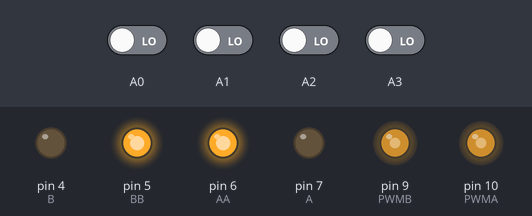
Bench run of a sketch on a simulated Arduino Uno, built with avr-gcc and run on an emulated ATmega328P. Parts: output pins drawn as LEDs (lit = HIGH). Inputs (shaded band) come from the test bench; at power-on: A0–3 LOW.

Above: at 1.2 s.
1.3 s: A0 driven HIGH
At 2.5 s:
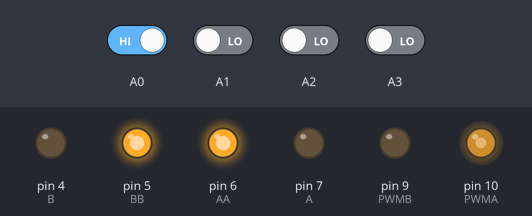
2.8 s: A1 driven HIGH
At 3.7 s:
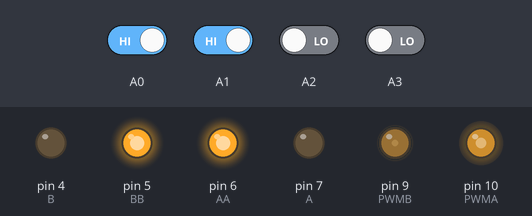
4.3 s: A3 driven HIGH
At 4.8 s:
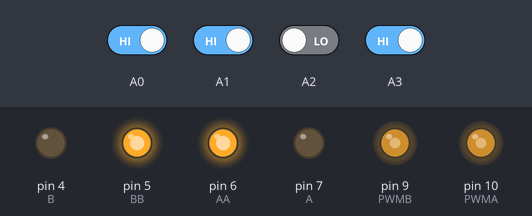
5.8 s: A3 driven LOW
At 7.0 s:
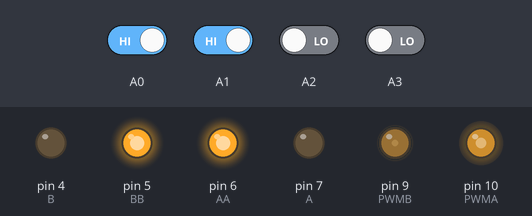
7.3 s: A1 driven LOW
At 8.3 s:
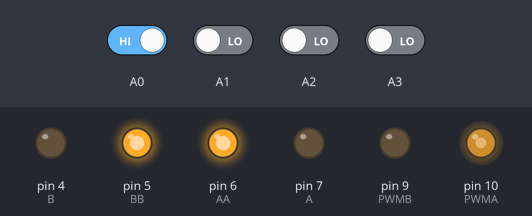
8.8 s: A0 driven LOW
At 9.5 s:
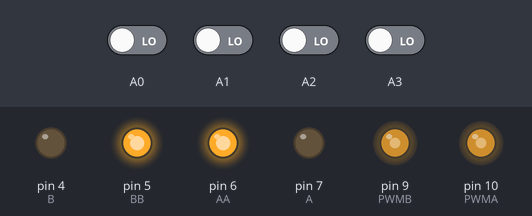
Timing chart, 0 to 11.3 s (numbered marks = the images above; inputs shaded):
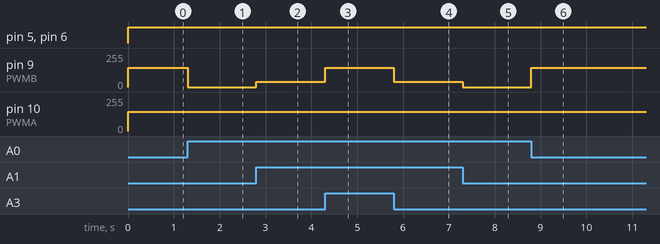

Measured:
- after the input at 1.3 s, pin 9 (PWMB): 145/255 → 0/255 at once
- after the input at 2.8 s, pin 9 (PWMB): 0/255 → 39/255 at once
- after the input at 4.3 s, pin 9 (PWMB): 39/255 → 145/255 at once
- after the input at 5.8 s, pin 9 (PWMB): 145/255 → 39/255 at once
- after the input at 7.3 s, pin 9 (PWMB): 39/255 → 0/255 at once
- after the input at 8.8 s, pin 9 (PWMB): 0/255 → 145/255 at once

The sketch:

line.ino
```cpp
#define A  7
#define AA  6
#define B  4
#define BB  5
#define PWMA  10
#define PWMB  9
//42.79 10.7 90 90
float Kp = 52.6, Ki = 0, Kd =21.4, PID_value;
short error, I = 0, P, D, pp = 0, s[4] = { 0, 0, 0, 0};
byte l = 145, r = 145;
long a, truoc = 10000;
void setup() {
    // put your setup code here, to run once:
    Serial.begin(57600);
    pinMode(A0, INPUT);
    pinMode(A1, INPUT);
    pinMode(A2, INPUT);
    pinMode(A3, INPUT);
    pinMode(A5, INPUT);

    pinMode(A, OUTPUT);
    pinMode(AA, OUTPUT);
    pinMode(B, OUTPUT);
    pinMode(BB, OUTPUT);

    pinMode(PWMA, INPUT_PULLUP);
    pinMode(PWMB, INPUT_PULLUP);

}

void read() {
    s[0] = digitalRead(A0) * 1000;
    s[1] = digitalRead(A1) * 100;
    s[2] = digitalRead(A2) * 10;
    s[3] = digitalRead(A3);
    a = truoc * 10000 + s[0] + s[1] + s[2] + s[3];
    truoc = 10000 + s[0] + s[1] + s[2] + s[3];
    switch (a) {
        case 110010001: error = 101; break;
        case 100110001: error = -101; break;
        case 100010001: error = 101; break;

        case 110010011: error = 2; break;
        case 101110011: error = -2; break;
        case 100110011: error = 2; break;

        case 100110111: error = 3; break;
        case 111110111: error = -3; break;
        case 101110111: error= 3; break;

        case 111001000: error = 4; break;
        case 100011000: error = -4; break;
        case 110001000: error = -4; break;

        case 110011001: error = 0; break;
        case 111111001: error = 0; break;
        case 100001001: error = 0; break;
        case 100000000: error =0; break;

        case 111000110: error = 1; break;
        case 100110110: error = -1; break;
        case 111101101: error = 1;break;
        case 110111101: error = -1;break;
        case 110011101: error = -1;break;

        case 110011011: error =1;break;
        case 110111011: error =1;break;
        case 101111011: error = -1;break;

        case 110011100: error = -2; break;
        case 111101100: error = 2; break;
        case 111001100: error = -2;break;

        case 111001110: error = -3; break;
        case 111111110: error = 3; break;
        case 111101110: error = -3;break;
/*
        case 110001111:
        case 111001111:
        case 111101111:
        case 111111111:{
    s[0] = digitalRead(A0) * 1000;
    s[1] = digitalRead(A1) * 100;
    s[2] = digitalRead(A2) * 10;
    s[3] = digitalRead(A3);
     a = s[0] + s[1] + s[2] + s[3];
     while (a != 1001 && a!= 1100 && a != 1000 && a !=0011 && a != 0001){
    analogWrite(PWMA, 255);
    analogWrite(PWMB, 0);
    digitalWrite(A, LOW);
    digitalWrite(AA, HIGH);
    digitalWrite(B, LOW);
    digitalWrite(BB, LOW);
    s[0] = digitalRead(A0) * 1000;
    s[1] = digitalRead(A1) * 100;
    s[2] = digitalRead(A2) * 10;
    s[3] = digitalRead(A3);
     a = s[0] + s[1] + s[2] + s[3];
          }
    analogWrite(PWMA, 0);
    analogWrite(PWMB, 0);
    digitalWrite(A, LOW);
    digitalWrite(AA, LOW);
    digitalWrite(B, LOW);
    digitalWrite(BB, LOW);
        }break;
*/

        default:/* {
        if(error = 5) error =-5;
        else error = 5; } */
        error = 0;
        break;

    }
}

void PID(){
 //Kd = 10+ analogRead(A5)*0.1;
// Serial.println(Kd);
    P = error;
    I = I + error;
    D = error - pp;
    PID_value = (Kp * P) + (Ki * I) + (Kd * D);
    pp = error;
}

void run(){
   int ll = l - PID_value;
   int rr = r + PID_value;

    ll = constrain(ll, 0, 145);
    rr = constrain(rr, 0, 145);

 //  Serial.println(ll);
 //  Serial.println(rr);
    analogWrite(PWMA, ll);
    analogWrite(PWMB, rr);
    digitalWrite(A, LOW);
    digitalWrite(AA, HIGH);
    digitalWrite(B, LOW);
    digitalWrite(BB, HIGH);
}


void loop() {
    read();
    PID();
    run();
}
```
